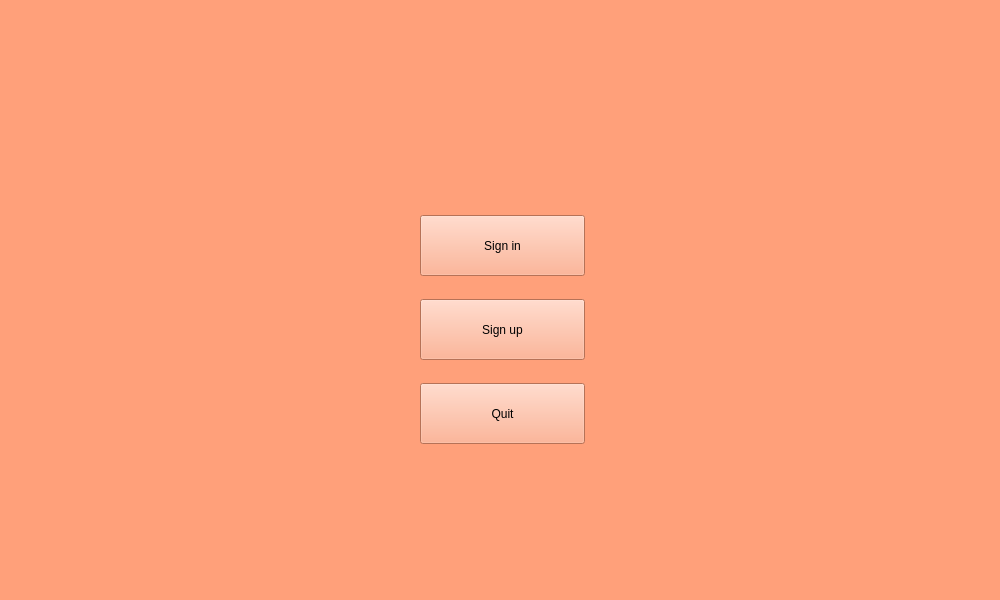
<?xml version="1.0" encoding="UTF-8"?>
<ui version="4.0">
 <class>ConnexionMenu</class>
 <widget class="QMainWindow" name="ConnexionMenu">
  <property name="geometry">
   <rect>
    <x>0</x>
    <y>0</y>
    <width>1000</width>
    <height>600</height>
   </rect>
  </property>
  <property name="windowTitle">
   <string>ConnexionMenu</string>
  </property>
  <property name="styleSheet">
   <string notr="true">background-color:lightsalmon</string>
  </property>
  <widget class="QWidget" name="centralWidget">
   <widget class="QWidget" name="verticalLayoutWidget">
    <property name="geometry">
     <rect>
      <x>380</x>
      <y>180</y>
      <width>241</width>
      <height>301</height>
     </rect>
    </property>
    <layout class="QVBoxLayout" name="buttonsVerticalLayout">
     <property name="spacing">
      <number>8</number>
     </property>
     <property name="sizeConstraint">
      <enum>QLayout::SetDefaultConstraint</enum>
     </property>
     <property name="leftMargin">
      <number>40</number>
     </property>
     <property name="topMargin">
      <number>20</number>
     </property>
     <property name="rightMargin">
      <number>2</number>
     </property>
     <property name="bottomMargin">
      <number>20</number>
     </property>
     <item>
      <widget class="QPushButton" name="SignIn">
       <property name="maximumSize">
        <size>
         <width>165</width>
         <height>61</height>
        </size>
       </property>
       <property name="text">
        <string>Sign in</string>
       </property>
       <property name="icon">
        <iconset theme="image/sign_in">
         <normaloff>../../../../../../media/sf_Partage_Ubuntu</normaloff>../../../../../../media/sf_Partage_Ubuntu</iconset>
       </property>
       <property name="flat">
        <bool>false</bool>
       </property>
      </widget>
     </item>
     <item>
      <widget class="QPushButton" name="SignUp">
       <property name="maximumSize">
        <size>
         <width>165</width>
         <height>61</height>
        </size>
       </property>
       <property name="text">
        <string>Sign up</string>
       </property>
      </widget>
     </item>
     <item>
      <widget class="QPushButton" name="Quit">
       <property name="maximumSize">
        <size>
         <width>165</width>
         <height>61</height>
        </size>
       </property>
       <property name="text">
        <string>Quit</string>
       </property>
      </widget>
     </item>
    </layout>
   </widget>
   <widget class="QWidget" name="horizontalLayoutWidget">
    <property name="geometry">
     <rect>
      <x>80</x>
      <y>30</y>
      <width>851</width>
      <height>80</height>
     </rect>
    </property>
    <layout class="QHBoxLayout" name="horizontalLayout"/>
   </widget>
  </widget>
 </widget>
 <layoutdefault spacing="6" margin="11"/>
 <resources/>
 <connections>
  <connection>
   <sender>Quit</sender>
   <signal>clicked()</signal>
   <receiver>ConnexionMenu</receiver>
   <slot>close()</slot>
   <hints>
    <hint type="sourcelabel">
     <x>453</x>
     <y>484</y>
    </hint>
    <hint type="destinationlabel">
     <x>529</x>
     <y>536</y>
    </hint>
   </hints>
  </connection>
 </connections>
</ui>
